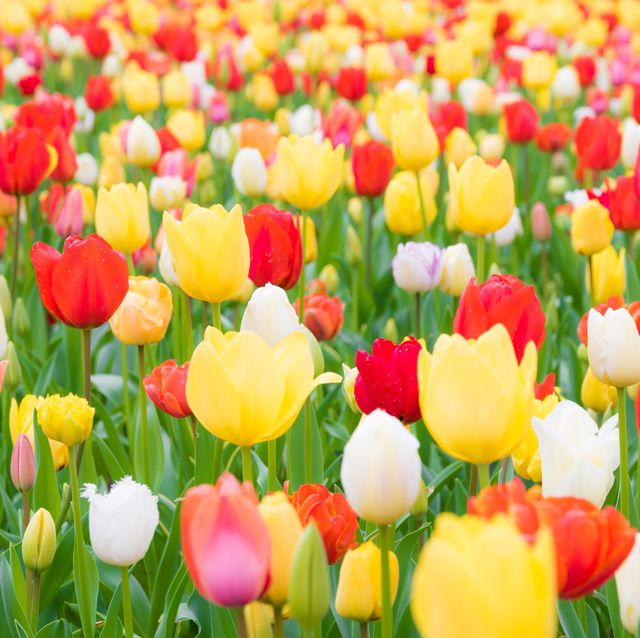
#> input picture Section 2- Introduction to images/tulips.jpg, 640 x 638 px
$ jupyter execute RGB_to_HSV.ipynb
#> lines starting #> are read from the running program, lines starting #| are printed output that depends on the picture; after the words box and inside, x2 and y2 are one past the last pixel; in counts of white or black regions, pixels touching at a corner belong together
# RGB to HSV conversion

[cell 1]
# defining a function

def f_rgb_to_hsv(r, g, b, scaleFactor): # function takes r value as an input, g value, b value and a scale factor.
                                        # Scale factor determines what values, s and v are between. (r and z)
 r, g, b = r / 255.0, g / 255.0, b / 255.0 # normalising RGB values
 cmax = max(r, g, b)  # finding max value
 cmin = min(r, g, b) # finding min value
 diff = cmax - cmin # computing the difference
# calculating h
 if cmax == cmin:
     h = 0
 elif cmax == r:
     h = (60*(0 + (g - b)/(diff))) % 360 # ensuring value does not exceed 360
 elif cmax == g:
     h = (60*((2 + (b-r))/(diff))) % 360
 elif cmax == b:
     h = (60*((4 + (r-g))/(diff))) % 360
 if h < 0:
     h = h + 360
# calculating s
 if cmax == 0:
     s = 0
 else:
     s = (diff/cmax)*scaleFactor
# calculating v
 v = cmax*scaleFactor
 return h, s, v

print(f_rgb_to_hsv(100, 200, 50, 100))

# Using OpenCV to convert from BGR to HSV

[cell 2]
import cv2
im = cv2.imread(r'tulips.jpg')
#> im is the input picture: shape (638, 640, 3); mean B, G, R 87.5, 161.1, 197.5
HsvIm = cv2.cvtColor(im, cv2.COLOR_BGR2HSV) # converting from BGR to HSV
#> HsvIm: shape (638, 640, 3); mean H, S, V 40.4, 155.5, 210.1
type(HsvIm)
HsvIm.shape
cv2.imshow('RGB', HsvIm)
cv2.waitKey(0)
cv2.destroyAllWindows

# Write a python command to convert HSV to RGB and BGR using open cv2

[cell 3]
import cv2
im = cv2.imread(r'tulips.jpg')
rgb = cv2.cvtColor(im, cv2.COLOR_HSV2RGB)
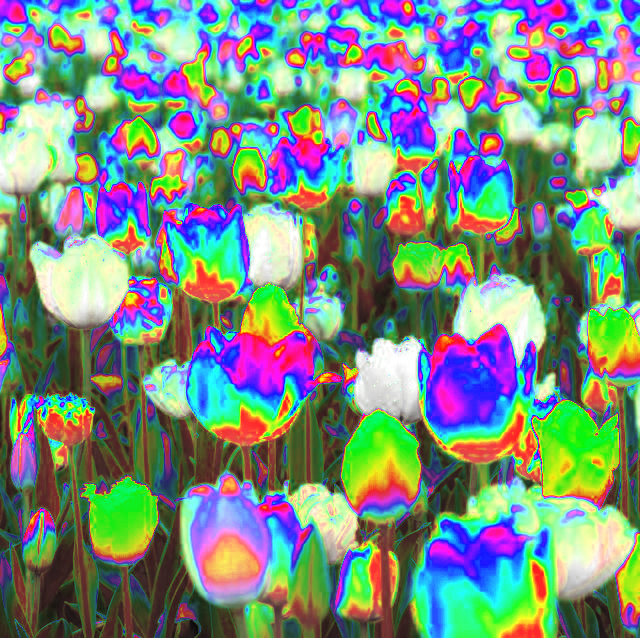
#> rgb: shape (638, 640, 3); mean R, G, B 122.4, 142, 129.7
bgr = cv2.cvtColor(im, cv2.COLOR_HSV2BGR)
cv2.imshow('RGB', bgr)
cv2.waitKey(0)
cv2.destroyAllWindows

# Red Rose Extraction or Segmentation using HSV Python

[cell 4]
import cv2
import matplotlib.pyplot as plt
import numpy as np
img = cv2.imread(r'tulips.jpg')

# convert to hsv
# remember h gives hue, which is the actual colour. It is between 0-360 and red will take certain values
# lr and ur are giving the colour range we are allowing to show
# you can google hsv colour ranges
hsv = cv2.cvtColor(img, cv2.COLOR_BGR2HSV)
lr = np.array([0,120,70]) # lower red is a np array with h = 0, s = 120, v = 70
ur = np.array([8, 255, 255]) # upper red
mask1 = cv2.inRange(hsv,lr, ur) # gives a binary mask, picks all pixels in this range and ignores all others
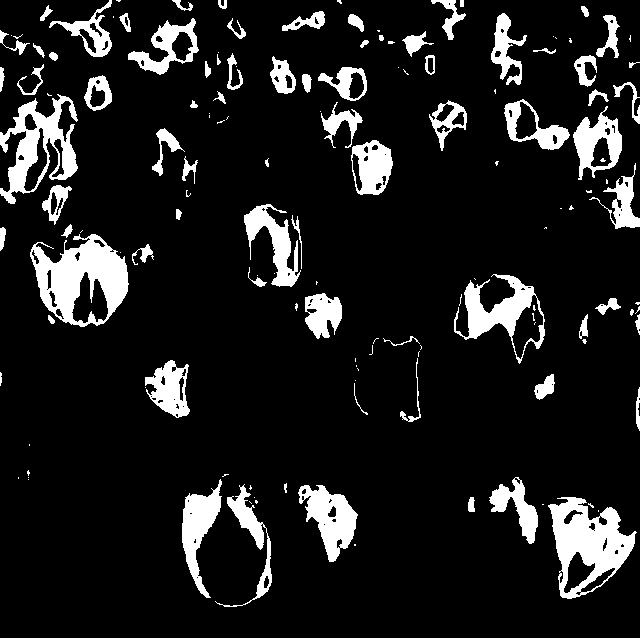
#> mask1: shape (638, 640); 11.4% white; 144 white regions (67 under 20 px), largest, box (x1, y1, x2, y2) and area: (30, 234, 129, 327) 4930, (548, 497, 637, 599) 4518, (0, 94, 78, 204) 3467

# building another range
lr = np.array([170,120,70])
ur = np.array([180,255,255])
mask2 = cv2.inRange(hsv,lr,ur)
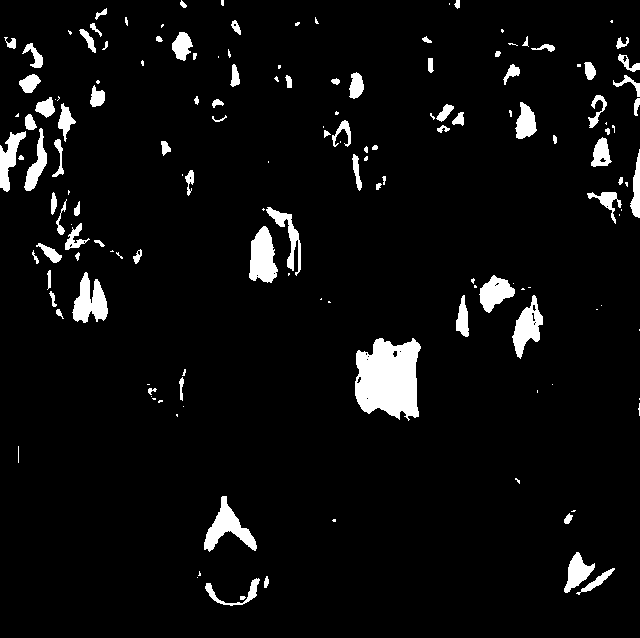
#> mask2: shape (638, 640); 5.3% white; 153 white regions (65 under 20 px), largest, box (x1, y1, x2, y2) and area: (355, 338, 421, 421) 4125, (249, 226, 278, 283) 1145, (204, 496, 257, 552) 1125
mask = mask1 | mask2  # | means or
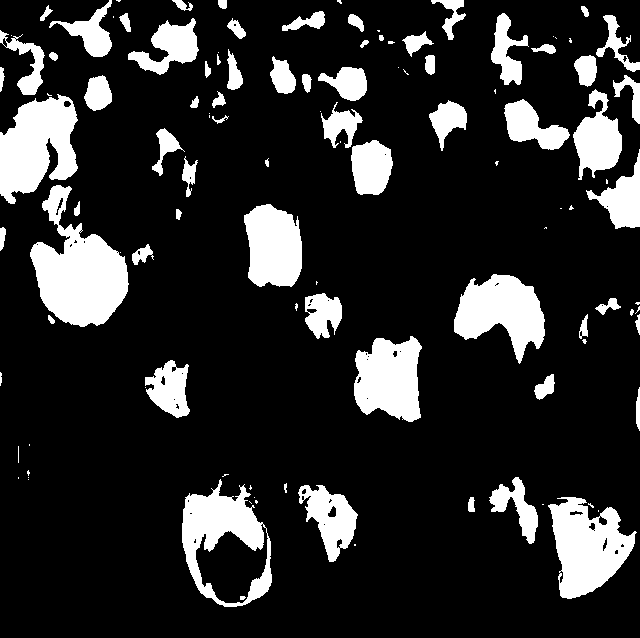
#> mask: shape (638, 640); 16.7% white; 113 white regions (45 under 20 px), largest, box (x1, y1, x2, y2) and area: (30, 185, 129, 327) 7495, (0, 94, 78, 204) 5650, (548, 497, 637, 599) 5423
res = cv2.bitwise_and(img,img,mask=mask) # resulatant image
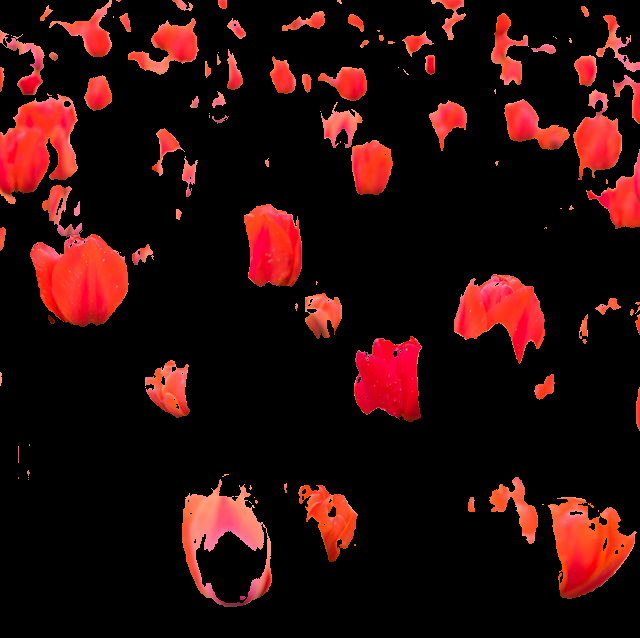
#> res: shape (638, 640, 3); mean B, G, R 10.3, 11.5, 40.6

# plotting a figure (figure 1)
plt.figure(1)
# plotting a subplot in figure (subplot 1)
plt.subplot(121)
plt.imshow(img[:,:,::-1]) # original image
# plotting another subplot (subplot 2)
plt.subplot(122)
plt.imshow(res[:,:,::-1]) # image with only red
plt.show()
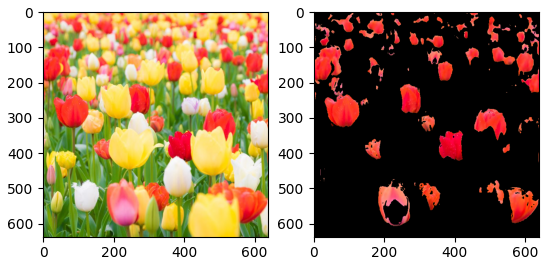
#> figure drawn by matplotlib, 2 panels

# challenge: extract yellow flowers

[cell 5]
import cv2
import matplotlib.pyplot as plt
import numpy as np
img = cv2.imread(r'tulips.jpg')

# convert to hsv
# remember h gives hue, which is the actual colour. It is between 0-360 and yellow will take certain values
# lr and ur are giving the colour range we are allowing to show
hsv = cv2.cvtColor(img, cv2.COLOR_BGR2HSV)
lr = np.array([20,100,100]) # hsv colour range for yellow (google)
ur = np.array([30, 255, 255])
mask1 = cv2.inRange(hsv,lr, ur) # gives a binary mask, picks all pixels in this range and ignores all others
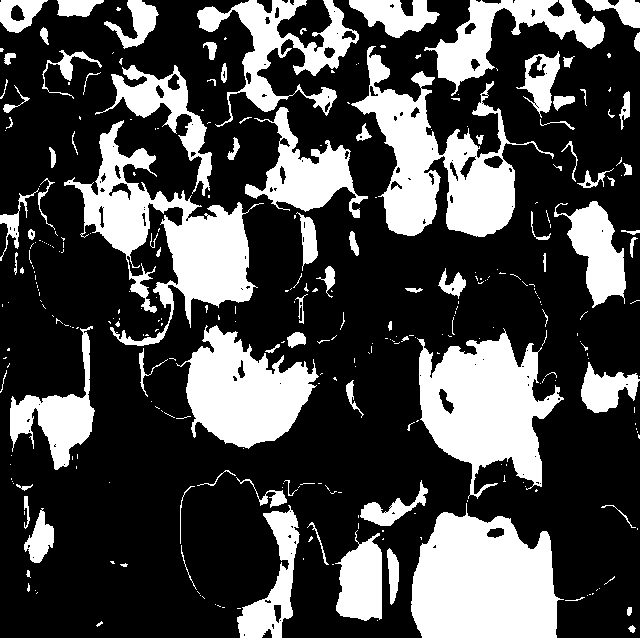
#> mask1: shape (638, 640); 29.1% white; 318 white regions (226 under 20 px), largest, box (x1, y1, x2, y2) and area: (411, 503, 564, 638) 15325, (64, 120, 264, 346) 13655, (417, 328, 564, 499) 13417

res = cv2.bitwise_and(img,img,mask=mask1) # resulatant image
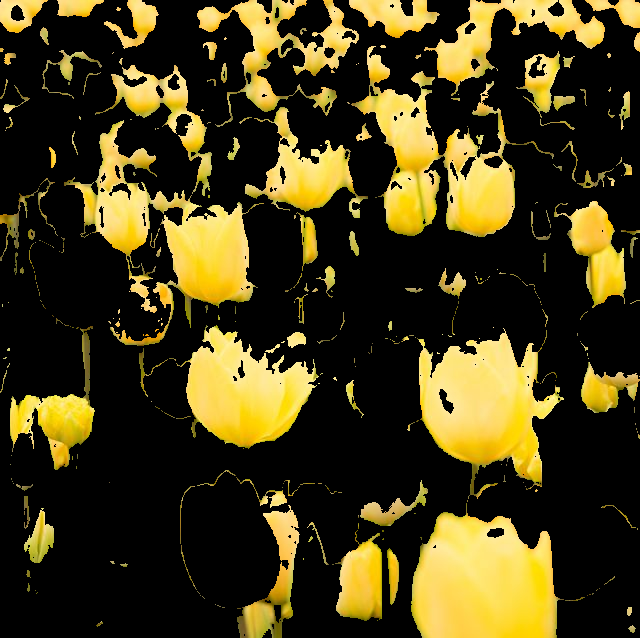
#> res: shape (638, 640, 3); mean B, G, R 23.9, 59.9, 69.1

# plotting a figure (figure 1)
plt.figure(1)
# plotting a subplot in figure (subplot 1)
plt.subplot(121)
plt.imshow(img[:,:,::-1]) # original image
# plotting another subplot (subplot 2)
plt.subplot(122)
plt.imshow(res[:,:,::-1]) # image with only yellow
plt.show()
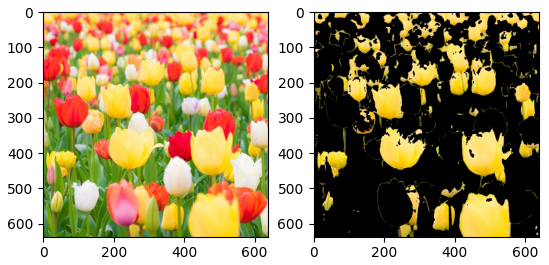
#> figure drawn by matplotlib, 2 panels
